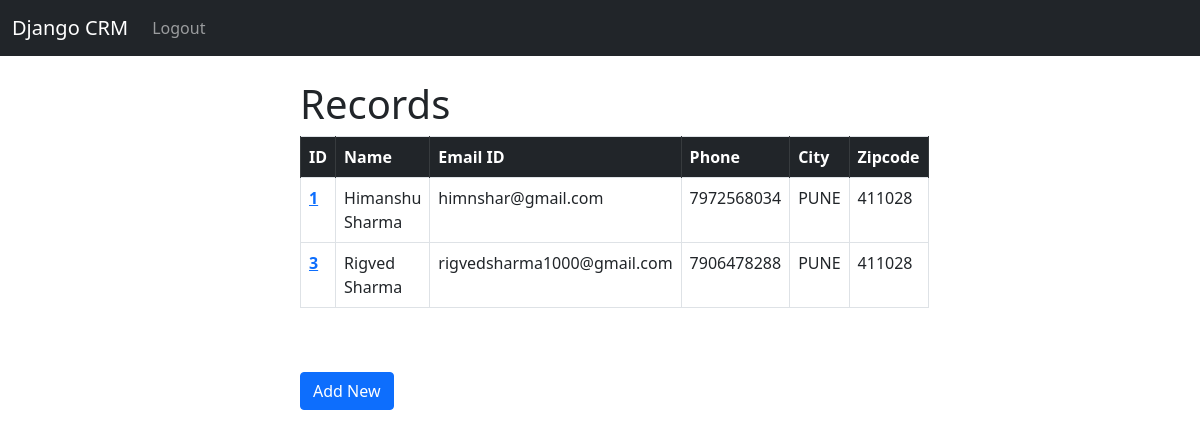
Before: / (signed in) with the older database file.
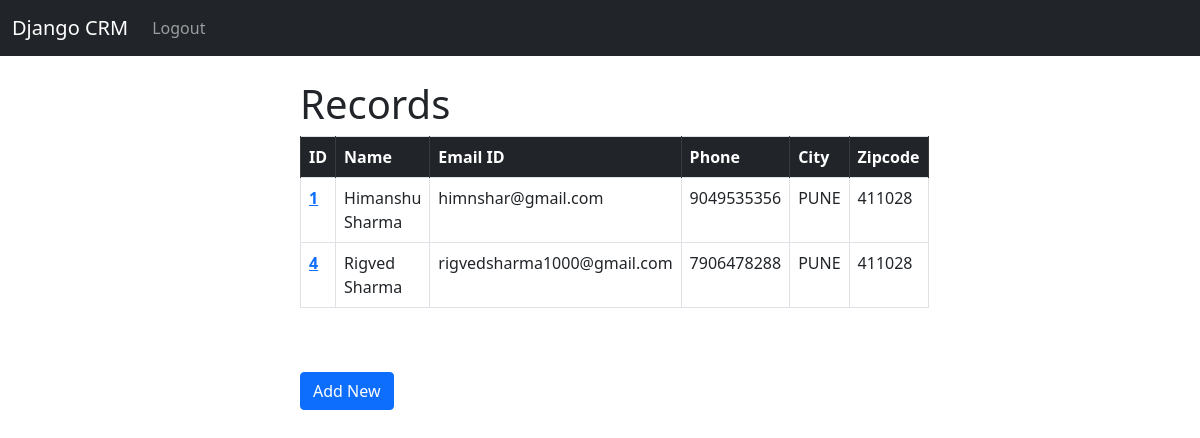
After: the same page with the newer database file.
### website/models.py (models this page shows, shortened)
class Records(models.Model):
    created_at = models.DateTimeField(auto_now_add = True)
    first_name = models.CharField(max_length = 50)
    last_name = models.CharField(max_length = 50)
    email = models.EmailField(max_length = 100)
    phone = models.CharField(max_length = 50)
    address = models.CharField(max_length = 200)
    city = models.CharField(max_length = 30)
    state = models.CharField(max_length = 30)
    zipcode = models.CharField(max_length = 10)

### website/views.py (the view)
# urls.py: 2. Add a URL to urlpatterns:  path('', views.home, name='home')
def home(request):
    records = Records.objects.all()
    if request.method == 'POST':
        username = request.POST['username']
        pwd = request.POST['password']
        user = authenticate(request, username = username, password = pwd)
        if user is not None:
            login(request,user)
            messages.success(request, "You have been logged in.")
            return redirect('home')
        else:
            messages.error(request, "There was an error logging in! Please try again.")
            return redirect('home')
    else:
        return render(request, 'home.html',{'records': records})

### website/templates/home.html (shortened to what this page needs)
{% extends 'base.html' %}
{% block content %}
    <div class="col-md-6 offset-md-3">
        {% if user.is_authenticated%}
            <h1> Records </h1>
            {% if records %}
            <table class="table table-hover table-bordered">
                <thead>
                  <tr>
                    <th class="table-dark" scope="col">ID</th>
                    <th class="table-dark" scope="col">Name</th>
                    <th class="table-dark" scope="col">Email ID</th>
                    <th class="table-dark" scope="col">Phone</th>
                    <th class="table-dark" scope="col">City</th>
                    <th class="table-dark" scope="col">Zipcode</th>
                  </tr>
                </thead>
                <tbody>
                    {% for record in records%}
                  <tr>
                    <th scope="row"> <a href="{% url 'view' record.id %}">{{ record.id }}</a></th>
                    <td>{{ record.first_name }} {{ record.last_name }}</td>
                    <td>{{ record.email }}</td>
                    <td>{{ record.phone }}</td>
                    <td>{{ record.city }}</td>
                    <td>{{ record.zipcode }}</td>
                  </tr>
                  {% endfor%}
                </tbody>
              </table>
              <br><br>
              <a href="{% url 'add' %}" class="btn btn-primary">Add New</a>
            {% endif %}
        {% endif %}
    </div>
{% endblock %}

### website/templates/base.html (shortened to what this page needs)
<!doctype html>
<html lang="en">
  <head>
    <link href="https://cdn.jsdelivr.net/npm/bootstrap@5.0.2/dist/css/bootstrap.min.css" rel="stylesheet">
  </head>
  <body>
    {% include 'navbar.html' %}
        <br>
        {% block content %}
        {% endblock %}
  </body>
</html>

### website/templates/navbar.html (shortened to what this page needs)
<nav class="navbar navbar-expand-lg navbar-dark bg-dark">
    <div class="container-fluid">
      <a class="navbar-brand" href="{% url 'home' %}">Django CRM</a>
      <div class="collapse navbar-collapse" id="navbarSupportedContent">
        <ul class="navbar-nav me-auto mb-2 mb-lg-0">
            {% if user.is_authenticated %}
                <li class="nav-item">
                    <a class="nav-link" href="{% url 'logout' %}">Logout</a>
                </li>
            {% endif %}
        </ul>
      </div>
    </div>
  </nav>

Changed rows visible on the page:
removed Records: id "3", first_name "Rigved", last_name "Sharma", email "rigvedsharma1000@gmail.com", phone "7906478288", city "PUNE", zipcode "411028"
changed Records "Himanshu": phone "7972568034" → "9049535356"
added Records: id "4", first_name "Rigved", last_name "Sharma", email "rigvedsharma1000@gmail.com", phone "7906478288", city "PUNE", zipcode "411028"
